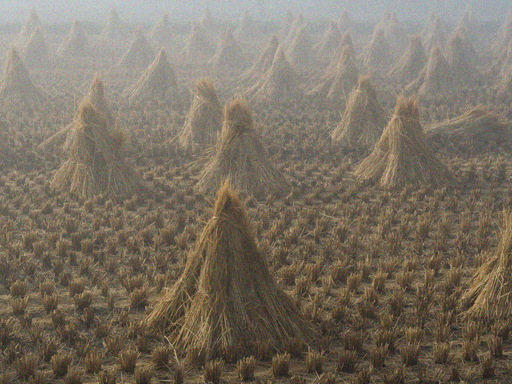
%> input picture image/cone_0.02.png, 512 x 384 px
$ octave --eval "result = waveletdehaze(imread('image/cone_0.02.png'));"   (GNU Octave 9; MATLAB toolbox functions it lacks are replaced by stand-ins)
%> lines starting %> are read from the running program, lines starting %| are printed output that depends on the picture
### opendarkchannel.m

%  This is the reference implementation of the open dark channel
%  described in the paper:
%
%   Scene-adaptive Single Image Dehazing via Opening Dark Channel Model
%   IET image processing, vol. 10, no. 11, pp, 877-884, 2016
%   Efficient single image dehazing and denoising: An efficient multi-scale correlated wavelet approach
%   Computer Vision and Image Understanding. Volume 162 (2017), Pages 23-33.
% Copyright @ He Zhang and Xin Liu, 2017.

function dark=opendarkchannel(I, N)
    if (~exist('N','var'))
        N = 7;
    end
    if (isempty(N))
        N = 7;
    end
    dc = min(I, [], 3);
    se = strel('square', N);
    dark = imopen(dc, se);
return;

### atmlight.m
function A = atmLight(im, JDark)

% the color of the atmospheric light is very close to the color of the sky
% so just pick the first few pixels that are closest to 1 in JDark
% and take the average

% pick top 0.1% brightest pixels in the dark channel

% get the image size
[height, width, ~] = size(im);
imsize = width * height;

numpx = max(floor(imsize/1000),1); % accomodate for small images
JDarkVec = reshape(JDark,imsize,1); % a vector of pixels in JDark
ImVec = reshape(im,imsize,3);  % a vector of pixels in my image

[JDarkVec, indices] = sort(JDarkVec); %sort
indices = indices(imsize-numpx+1:end); % need the last few pixels because those are closest to 1

atmSum = zeros(1,3);
for ind = 1:numpx
    atmSum = atmSum + ImVec(indices(ind),:);
end

A = atmSum / numpx;

### dehaze.m
function [out, t]= dehaze(I,level,N, t0)
if (~exist('t0','var'))
  t0 = 0.3;
end

if (~exist('N','var'))
  N = 8;
end

d = 2.^level;

dark = opendarkchannel(I,N);
A = atmlight(I,dark);

transmission = transmissionEstimate(I, A);

jointImg = rgb2gray(I);
transmission = guidedfilter(jointImg, transmission ,ceil(30/d), 0.0001);
t= RF(transmission,10,0.1,3,jointImg);

out = recover(I, t, A, t0);
end

### transmissionEstimate.m
function transmission = transmissionEstimate(im, A , N)
if (~exist('N','var'))
  N = 15;
end
omega = 0.95; % the amount of haze we're keeping

im3 = zeros(size(im));
for ind = 1:3
    im3(:,:,ind) = im(:,:,ind)./A(ind);
end

transmission = 1-omega*opendarkchannel(im3,N);

### guidedfilter.m
function q = guidedfilter(I, p, r, eps)
%   GUIDEDFILTER   O(1) time implementation of guided filter.
%
%   - guidance image: I (should be a gray-scale/single channel image)
%   - filtering input image: p (should be a gray-scale/single channel image)
%   - local window radius: r
%   - regularization parameter: eps

[hei, wid] = size(I);
N = boxfilter(ones(hei, wid), r); % the size of each local patch; N=(2r+1)^2 except for boundary pixels.

%imwrite(uint8(N), 'N.jpg');
%figure,imshow(N,[]),title('N');


mean_I = boxfilter(I, r) ./ N;
mean_p = boxfilter(p, r) ./ N;
mean_Ip = boxfilter(I.*p, r) ./ N;
cov_Ip = mean_Ip - mean_I .* mean_p; % this is the covariance of (I, p) in each local patch.

mean_II = boxfilter(I.*I, r) ./ N;
var_I = mean_II - mean_I .* mean_I;

a = cov_Ip ./ (var_I + eps); % Eqn. (5) in the paper;
b = mean_p - a .* mean_I; % Eqn. (6) in the paper;

mean_a = boxfilter(a, r) ./ N;
mean_b = boxfilter(b, r) ./ N;

q = mean_a .* I + mean_b; % Eqn. (8) in the paper;
end

### boxfilter.m
function imDst = boxfilter(imSrc, r)

%   BOXFILTER   O(1) time box filtering using cumulative sum
%
%   - Definition imDst(x, y)=sum(sum(imSrc(x-r:x+r,y-r:y+r)));
%   - Running time independent of r;
%   - Equivalent to the function: colfilt(imSrc, [2*r+1, 2*r+1], 'sliding', @sum);
%   - But much faster.

[hei, wid] = size(imSrc);
imDst = zeros(size(imSrc));

%cumulative sum over Y axis
imCum = cumsum(imSrc, 1);
%difference over Y axis
imDst(1:r+1, :) = imCum(1+r:2*r+1, :);
imDst(r+2:hei-r, :) = imCum(2*r+2:hei, :) - imCum(1:hei-2*r-1, :);
imDst(hei-r+1:hei, :) = repmat(imCum(hei, :), [r, 1]) - imCum(hei-2*r:hei-r-1, :);

%cumulative sum over X axis
imCum = cumsum(imDst, 2);
%difference over Y axis
imDst(:, 1:r+1) = imCum(:, 1+r:2*r+1);
imDst(:, r+2:wid-r) = imCum(:, 2*r+2:wid) - imCum(:, 1:wid-2*r-1);
imDst(:, wid-r+1:wid) = repmat(imCum(:, wid), [1, r]) - imCum(:, wid-2*r:wid-r-1);
end

### RF.m
%  RF  Domain transform recursive edge-preserving filter.
%
%  F = RF(img, sigma_s, sigma_r, num_iterations, joint_image)
%
%  Parameters:
%    img             Input image to be filtered.
%    sigma_s         Filter spatial standard deviation.
%    sigma_r         Filter range standard deviation.
%    num_iterations  Number of iterations to perform (default: 3).
%    joint_image     Optional image for joint filtering.
%
%
%
%  This is the reference implementation of the domain transform RF filter
%  described in the paper:
%
%    Domain Transform for Edge-Aware Image and Video Processing
%    Eduardo S. L. Gastal  and  Manuel M. Oliveira
%    ACM Transactions on Graphics. Volume 30 (2011), Number 4.
%    Proceedings of SIGGRAPH 2011, Article 69.
%
%  Please refer to the publication above if you use this software. For an
%  up-to-date version go to:
%
%             http://inf.ufrgs.br/~eslgastal/DomainTransform/
%
%
%  THIS SOFTWARE IS PROVIDED "AS IS" WITHOUT ANY EXPRESSED OR IMPLIED WARRANTIES
%  OF ANY KIND, INCLUDING BUT NOT LIMITED TO THE WARRANTIES OF MERCHANTABILITY,
%  FITNESS FOR A PARTICULAR PURPOSE AND NONINFRINGEMENT.  IN NO EVENT SHALL THE
%  AUTHORS OR COPYRIGHT HOLDERS BE LIABLE FOR ANY CLAIM, DAMAGES OR OTHER
%  LIABILITY, WHETHER IN AN ACTION OF CONTRACT, TORT OR OTHERWISE, ARISING FROM,
%  OUT OF OR IN CONNECTION WITH THIS SOFTWARE OR THE USE OR OTHER DEALINGS IN
%  THIS SOFTWARE.
%
%  Version 1.0 - August 2011.

function F = RF(img, sigma_s, sigma_r, num_iterations, joint_image)

    I = double(img);

    if ~exist('num_iterations', 'var')
        num_iterations = 3;
    end

    if exist('joint_image', 'var') && ~isempty(joint_image)
        J = double(joint_image);

        if (size(I,1) ~= size(J,1)) || (size(I,2) ~= size(J,2))
            error('Input and joint images must have equal width and height.');
        end
    else
        J = I;
    end

    [h w num_joint_channels] = size(J);

    %% Compute the domain transform (Equation 11 of our paper).
    %%%%%%%%%%%%%%%%%%%%%%%%%%%%%%%%%%%%%%%%%%%%%%%%%%%%%%%%%%%%%%%%%%%%%%%%%%%%%%%%

    % Estimate horizontal and vertical partial derivatives using finite
    % differences.
    dIcdx = diff(J, 1, 2);
    dIcdy = diff(J, 1, 1);

    dIdx = zeros(h,w);
    dIdy = zeros(h,w);

    % Compute the l1-norm distance of neighbor pixels.
    for c = 1:num_joint_channels
        dIdx(:,2:end) = dIdx(:,2:end) + abs( dIcdx(:,:,c) );
        dIdy(2:end,:) = dIdy(2:end,:) + abs( dIcdy(:,:,c) );
    end

    % Compute the derivatives of the horizontal and vertical domain transforms.
    dHdx = (1 + sigma_s/sigma_r * dIdx);
    dVdy = (1 + sigma_s/sigma_r * dIdy);

    % We do not integrate the domain transforms since our recursive filter
    % uses the derivatives directly.
    %ct_H = cumsum(dHdx, 2);
    %ct_V = cumsum(dVdy, 1);

    % The vertical pass is performed using a transposed image.
    dVdy = dVdy';

    %% Perform the filtering.
    %%%%%%%%%%%%%%%%%%%%%%%%%%%%%%%%%%%%%%%%%%%%%%%%%%%%%%%%%%%%%%%%%%%%%%%%%%%%%%%%
    N = num_iterations;
    F = I;

    sigma_H = sigma_s;

    for i = 0:num_iterations - 1

        % Compute the sigma value for this iteration (Equation 14 of our paper).
        sigma_H_i = sigma_H * sqrt(3) * 2^(N - (i + 1)) / sqrt(4^N - 1);

        F = TransformedDomainRecursiveFilter_Horizontal(F, dHdx, sigma_H_i);
        F = image_transpose(F);

        F = TransformedDomainRecursiveFilter_Horizontal(F, dVdy, sigma_H_i);
        F = image_transpose(F);

    end

    F = cast(F, class(img));

end

%% Recursive filter.
%%%%%%%%%%%%%%%%%%%%%%%%%%%%%%%%%%%%%%%%%%%%%%%%%%%%%%%%%%%%%%%%%%%%%%%%%%%%%%%%
function F = TransformedDomainRecursiveFilter_Horizontal(I, D, sigma)

    % Feedback coefficient (Appendix of our paper).
    a = exp(-sqrt(2) / sigma);

    F = I;
    V = a.^D;

    [h w num_channels] = size(I);

    % Left -> Right filter.
    for i = 2:w
        for c = 1:num_channels
            F(:,i,c) = F(:,i,c) + V(:,i) .* ( F(:,i - 1,c) - F(:,i,c) );
        end
    end

    % Right -> Left filter.
    for i = w-1:-1:1
        for c = 1:num_channels
            F(:,i,c) = F(:,i,c) + V(:,i+1) .* ( F(:,i + 1,c) - F(:,i,c) );
        end
    end

end

%%
%%%%%%%%%%%%%%%%%%%%%%%%%%%%%%%%%%%%%%%%%%%%%%%%%%%%%%%%%%%%%%%%%%%%%%%%%%%%%%%%
function T = image_transpose(I)

    [h w num_channels] = size(I);

    T = zeros([w h num_channels], class(I));

    for c = 1:num_channels
        T(:,:,c) = I(:,:,c)';
    end

end

### recover.m
function res = recover(I, tran, A, tx)
    if (~exist('tx','var'))
        tx=0.1;
    end
    if (isempty(tx))
        tx=0.1;
    end

    [h,w,c] = size(I);
    res = zeros(h, w, c);

    tran = max(tran,tx);

    res(:,:,1) = (I(:,:,1) - A(1))./tran + A(1);
    res(:,:,2) = (I(:,:,2) - A(2))./tran + A(2);
    res(:,:,3) = (I(:,:,3) - A(3))./tran + A(3);

return;

### waveletdehaze.m
%  This is the reference implementation of the wavelet dehaze
%  described in the paper:
%
%    Efficient single image dehazing and denoising: An efficient multi-scale correlated wavelet approach
%    Xin Liu, He Zhang, Yiu-ming Cheung, Xinge You, YuanYan Tang
%    Computer Vision and Image Understanding. Volume 162 (2017), Pages 23-33.
%
%  Please refer to the publication above if you use this software.
%
%  THIS SOFTWARE IS PROVIDED "AS IS" WITHOUT ANY EXPRESSED OR IMPLIED WARRANTIES
%  OF ANY KIND, INCLUDING BUT NOT LIMITED TO THE WARRANTIES OF MERCHANTABILITY,
%  FITNESS FOR A PARTICULAR PURPOSE AND NONINFRINGEMENT.  IN NO EVENT SHALL THE
%  AUTHORS OR COPYRIGHT HOLDERS BE LIABLE FOR ANY CLAIM, DAMAGES OR OTHER
%  LIABILITY, WHETHER IN AN ACTION OF CONTRACT, TORT OR OTHERWISE, ARISING FROM,
%  OUT OF OR IN CONNECTION WITH THIS SOFTWARE OR THE USE OR OTHER DEALINGS IN
%  THIS SOFTWARE.
%
%  Version 1.0 - December 2017.

% For the noisy image, the noise removal part can be embedded into this
% wavelet framework directly, and it is easy to code by the intertested designers themself.


function d = waveletdehaze(f,level, wname)
if (~exist('level','var'))
  level = 2;
end
if (~exist('wname','var'))
  wname = 'sym4';
end

coef = 2^level;

[C,S] = wavedec2(f,level,wname);

% estimate the noise standard deviation from the detail coefficients at level 1
if level~=0
    det1 = detcoef2('compact',C,S,1);
    tau = median(abs(det1))/0.6745;
end

A = appcoef2(C,S,wname,level);
[imD,t]= dehaze(A/coef,level); % removal haze in low frequency
NA=  (imD(:)*coef)';

for n = level:-1:1
    [CHD,CVD,CDD] = detcoef2('all',C,S,n);
    t = imresize(t,[size(CHD,1),size(CHD,2)],'bicubic');

    tD = cat(3,t,t,t);
    CHD = wthresh(CHD,'s',tau);              %Eqn(12)
    CVD = wthresh(CVD,'s',tau);              %Eqn(12)
    CDD = wthresh(CDD,'s',tau);              %Eqn(12)

    NCHD = bsxfun(@rdivide,CHD,t);           %Equ(16)
    NCVD = bsxfun(@rdivide,CVD,t);           %Equ(16)
    NCDD = bsxfun(@rdivide,CDD,t);           %Equ(16)

    NA = [NA NCHD(:)' NCVD(:)' NCDD(:)'];
end

d = waverec2(NA,S,wname);
d(d>1) = 1;
d(d<0) = 0;
%> in waveletdehaze, `[C,S] = wavedec2(f,level,wname);`: S = [101 133 3; 101 133 3; 195 259 3; 384 512 3]
%> in waveletdehaze, `tau = median(abs(det1))/0.6745;`: tau = 7.3
%> in opendarkchannel, `dark = imopen(dc, se);`:
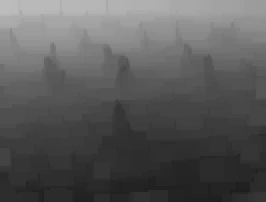
%> dark: size 101x133 double (shown 2 times larger); min 28.35, max 189, mean 89.8
%> in atmLight, `indices = indices(imsize-numpx+1:end);`: indices = [205; 206; 207; 304; 305; 306; 307; 308; 405; 406; 407; 408; 409]
%> the loop in atmLight, `for ind = 1:numpx` made 13 passes
%> atmSum on passes 1 to 12: [192 199.8 203.4], [384.4 398.6 405.1], [574 594 601.8], [764.8 795.7 803.3], [955.4 997.3 1004.9], [1147.4 1199.6 1208.6], [1340.7 1398.6 1410.6], [1530 1594.6 1605.9], [1722.2 1792 1808.9], [1914.5 1989.3 2012.2], [2107.7 2189.6 2213.5], [2300.3 2388.9 2412]
%> in atmLight, `A = atmSum / numpx;`: A = [191.7 198.8 200.6]
%> in boxfilter, `imDst(:, wid-r+1:wid) = repmat(imCum(:, wid), [1, r]) - imCum(:, wid-2..`: imDst: size 101x133 double; min 81, max 289, mean 268.1
%> in boxfilter (call 2), `imDst(hei-r+1:hei, :) = repmat(imCum(hei, :), [r, 1]) - imCum(hei-2*r:..`: imDst: size 101x133 double; min 503.4, max 3180.8, mean 1855
%> in boxfilter (call 2), `imDst(:, 1:r+1) = imCum(:, 1+r:2*r+1);`: imDst: size 101x133 double; min 503.4, max 52772.6, mean 3472.1
%> in boxfilter (call 2), `imDst(:, wid-r+1:wid) = repmat(imCum(:, wid), [1, r]) - imCum(:, wid-2..`: imDst: size 101x133 double; min 5642.6, max 52772.6, mean 30519
%> in guidedfilter, `mean_I = boxfilter(I, r) ./ N;`:
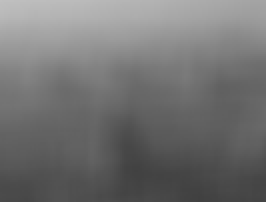
%> mean_I: size 101x133 double (shown 2 times larger); min 64.77, max 192.3, mean 114.4
%> in boxfilter (call 3), `imDst(hei-r+1:hei, :) = repmat(imCum(hei, :), [r, 1]) - imCum(hei-2*r:..`: imDst: size 101x133 double; min 1.28, max 14.32, mean 9.59
%> in boxfilter (call 3), `imDst(:, 1:r+1) = imCum(:, 1+r:2*r+1);`: imDst: size 101x133 double; min 1.51, max 228.9, mean 16.8
%> in boxfilter (call 3), `imDst(:, wid-r+1:wid) = repmat(imCum(:, wid), [1, r]) - imCum(:, wid-2..`: imDst: size 101x133 double; min 11.56, max 241.7, mean 157.9
%> call 4 of boxfilter, with r = 8
%> in boxfilter (call 4), `imDst(hei-r+1:hei, :) = repmat(imCum(hei, :), [r, 1]) - imCum(hei-2*r:..`: imDst: size 101x133 double; min 244.8, max 1597.1, mean 987.1
%> in boxfilter (call 4), `imDst(:, 1:r+1) = imCum(:, 1+r:2*r+1);`:
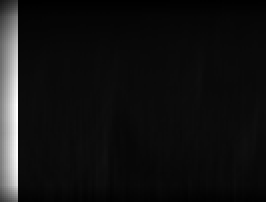
%> imDst: size 101x133 double (shown 2 times larger); min 285.3, max 20047.3, mean 1770; drawn with min black and max white
%> in boxfilter (call 4), `imDst(:, wid-r+1:wid) = repmat(imCum(:, wid), [1, r]) - imCum(:, wid-2..`:
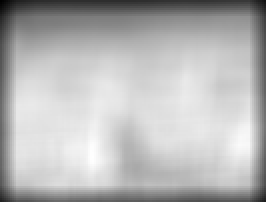
%> imDst: size 101x133 double (shown 2 times larger); min 2218.6, max 21841.2, mean 16247.3; drawn with min black and max white
%> in guidedfilter, `cov_Ip = mean_Ip - mean_I .* mean_p;`:
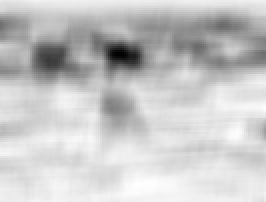
%> cov_Ip: size 101x133 double (shown 2 times larger); min -1.49, max 0.0822, mean -0.26; drawn with min black and max white
%> call 5 of boxfilter, with r = 8
%> in boxfilter (call 5), `imDst(hei-r+1:hei, :) = repmat(imCum(hei, :), [r, 1]) - imCum(hei-2*r:..`:
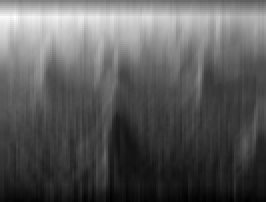
%> imDst: size 101x133 double (shown 2 times larger); min 29708.4, max 596278.6, mean 231325.8; drawn with min black and max white
%> in boxfilter (call 5), `imCum = cumsum(imDst, 2);`:
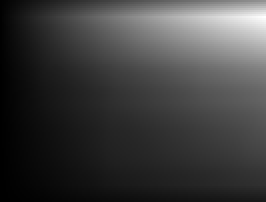
%> imCum: size 101x133 double (shown 2 times larger); min 61421.2, max 66914365.9, mean 16350187.8; drawn with min black and max white

$ run again, on image/hqu_village.png
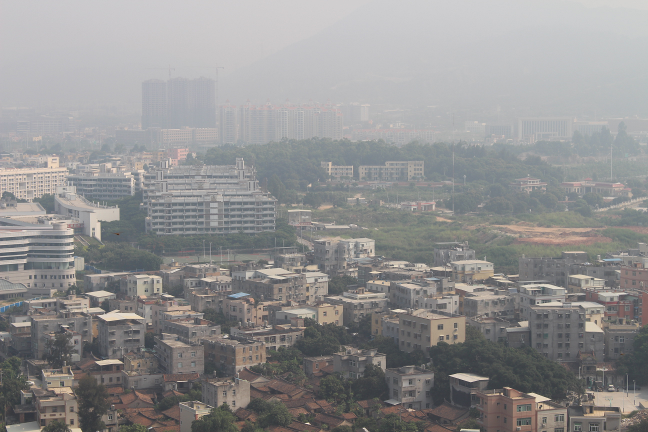
%> input picture image/hqu_village.png, 1296 x 864 px (shown at 1/2 size)
%> S = [221 329 3; 221 329 3; 435 651 3; 864 1296 3]
%> tau = 2.14
%> indices = 72 values, max 71389 at index 17, min 68735 at index 1, mean 70161.8
%> the loop in atmLight, `for ind = 1:numpx` made 72 passes
%> atmSum on passes 1 to 8: [211.7 210.6 208.6], [422.7 421.7 417.7], [634.7 632.7 626.7], [846.7 843.7 835.7], [1058.7 1054.7 1044.7], [1270.6 1265.7 1253.6], [1481.2 1475.7 1461.6], [1690 1684.9 1669.8]
%> after the loop in atmLight, `for ind = 1:numpx`: atmSum = [15223.5 15177.7 15035.1]
%> in atmLight, `A = atmSum / numpx;`: A = [211.4 210.8 208.8]
%> in boxfilter (call 5), `imDst(hei-r+1:hei, :) = repmat(imCum(hei, :), [r, 1]) - imCum(hei-2*r:..`:
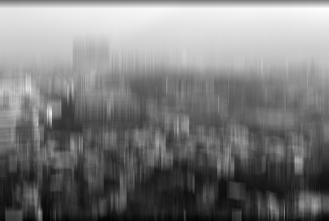
%> imDst: size 221x329 double; min 30227.3, max 735609, mean 376107.5; drawn with min black and max white
%> in boxfilter (call 5), `imCum = cumsum(imDst, 2);`:
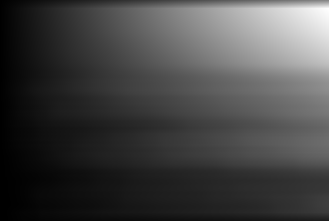
%> imCum: size 221x329 double; min 61351, max 231975283.5, mean 62119957.6; drawn with min black and max white
